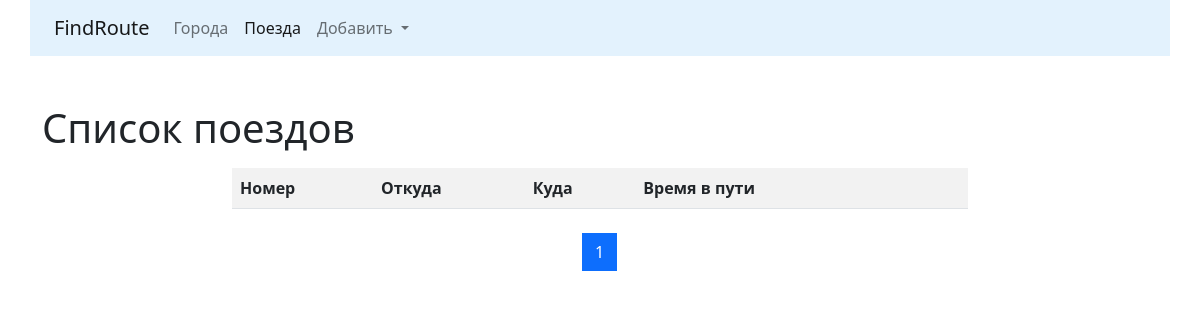
The page /trains/ on the database as committed earlier.
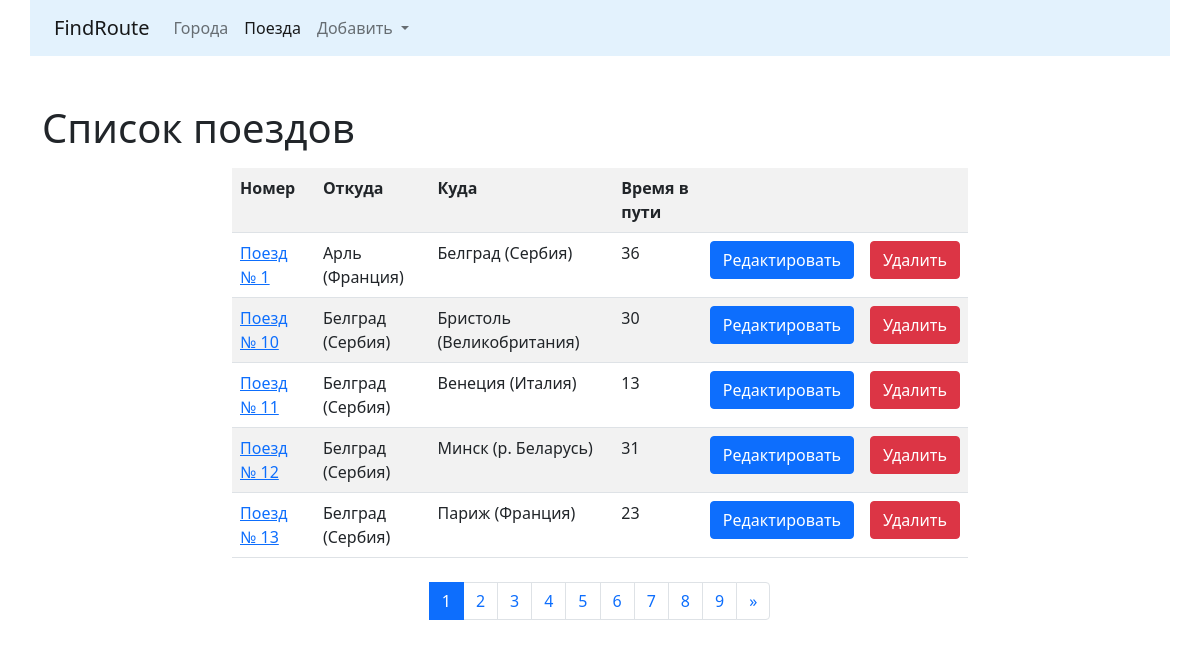
The same page on the database as committed later.
### trains/models.py (models this page shows, shortened)
class Train(models.Model):
    name = models.CharField(max_length=50, unique=True,
                            verbose_name='Номер поезда')
    travel_time = models.PositiveSmallIntegerField(verbose_name='Время в пути')
    from_city = models.ForeignKey(City, on_delete=models.CASCADE,
                                  related_name='from_city_set',
                                  verbose_name='Из какого города')
    to_city = models.ForeignKey(City, on_delete=models.CASCADE,
                                related_name='to_city_set',
                                verbose_name='В какой город')
    class Meta:
        verbose_name = "Поезд"
        verbose_name_plural = "Поезда"
        ordering = ['name']

### cities/models.py (models this page shows, shortened)
class City(models.Model):
    name = models.CharField(max_length=100, unique=True, verbose_name="Город")
    def __str__(self):
        return self.name
    class Meta:
        verbose_name = "Город"
        verbose_name_plural = "Города"
        ordering = ['name']

### trains/views.py (the view)
# urls.py: path('', TrainListView.as_view(), name='home'),
class TrainListView(ListView):
    paginate_by = 5
    model = Train
    template_name = 'trains/home.html'

### trains/templates/trains/home.html (shortened to what this page needs)
{% extends 'base.html' %}
{% block content %}
	<h1>Список поездов</h1>
    <div class="row">
	    <div class="col-md-8 mx-auto my-2">
		    <table class="table table-striped">
			    <tr>
				    <th>Номер</th>
					<th>Откуда</th>
					<th>Куда</th>
					<th>Время в пути</th>
					<th>&nbsp;</th>
					<th>&nbsp;</th>
				</tr>
		        {% for object in page_obj %}
				    <tr>
					    <td>
						    <a href="{% url 'trains:detail' pk=object.pk %}">
							    {{ object.name }}
							</a>
						</td>
						<td>{{ object.from_city }}</td>
						<td>{{ object.to_city }}</td>
						<td>{{ object.travel_time }}</td>
						<td>
						    <a href="{% url 'trains:update' pk=object.pk %}">
							    <button type="submit" class="btn btn-primary">
								    Редактировать
								</button>
							</a>
						</td>
						<td>
						    <a href="{% url 'trains:delete' pk=object.pk %}">
							    <button type="submit" class="btn btn-danger">
								    Удалить
								</button>
							</a>
						</td>
					</tr>
			    {% endfor %}
			</table>
		</div>
	</div>
	<nav aria-label="Пример навигации по страницам">
        <ul class="pagination justify-content-center">
            {% for page in page_obj.paginator.page_range %}
			    <li class="page-item {% if page == page_obj.number %} active {% endif %}">
			        <a class="page-link" href="?page={{ page }}">
				        {{ page }}
				    </a>
			    </li>
			{% endfor %}
            <li class="page-item">
			    {% if page_obj.has_next %}
                    <a class="page-link" href="?page={{ page_obj.paginator.num_pages }}" aria-label="Следующая">
                        <span aria-hidden="true">
					        &raquo;
					    </span>
					</a>
                {% endif %}
			</li>
        </ul>
    </nav>
{% endblock %}

### templates/base.html (shortened to what this page needs)
{% url 'cities:home' as cities_home_url %}
{% url 'cities:create' as cities_create_url %}
{% url 'trains:home' as trains_home_url %}
{% url 'trains:create' as trains_create_url %}
<!doctype html>
<html lang="en">
    <head>
        <link href="https://cdn.jsdelivr.net/npm/bootstrap@5.0.0-beta3/dist/css/bootstrap.min.css" rel="stylesheet">
		<link href="https://cdn.jsdelivr.net/npm/select2@4.1.0-rc.0/dist/css/select2.min.css" rel="stylesheet" />
    </head>
    <body>
	    <nav class="navbar navbar-expand-lg navbar-light container" style="background-color: #e3f2fd;">
            <div class="container-fluid">
                <a class="navbar-brand" href="{% url 'home' %}">
				    FindRoute
				</a>
                <div class="collapse navbar-collapse" id="navbarNavDropdown">
                    <ul class="navbar-nav">
                        <li class="nav-item">
                            <a class="nav-link {% if request.path == cities_home_url %} active {% endif %}" href="{% url 'cities:home' %}">
							    Города
							</a>
                        </li>
                        <li class="nav-item">
                            <a class="nav-link {% if request.path == trains_home_url %} active {% endif %}" href="{% url 'trains:home' %}">
							    Поезда
							</a>
                        </li>
                        <li class="nav-item dropdown">
                            <a class="nav-link dropdown-toggle " href="#" id="navbarDropdownMenuLink" role="button" data-bs-toggle="dropdown" aria-expanded="false">
                                Добавить
                            </a>
                        </li>
                    </ul>
                </div>
            </div>
        </nav>
		<div class="container">
		    <div class="row">
			</div>
		</div>
        <div class="container">
            {% block content %}{% endblock %}
		</div>
    </body>
</html>

Rows that differ between the two databases and show on the page:
added Train: name "Поезд № 1", from_city "Арль (Франция)", to_city "Белград (Сербия)", travel_time "36"
added Train: name "Поезд № 10", from_city "Белград (Сербия)", to_city "Бристоль (Великобритания)", travel_time "30"
added Train: name "Поезд № 11", from_city "Белград (Сербия)", to_city "Венеция (Италия)", travel_time "13"
added Train: name "Поезд № 12", from_city "Белград (Сербия)", to_city "Минск (р. Беларусь)", travel_time "31"
added Train: name "Поезд № 13", from_city "Белград (Сербия)", to_city "Париж (Франция)", travel_time "23"
Other text that changed with them:
new list line: "2"
new list line: "3"
new list line: "4"
new list line: "5"
new list line: "6"
new list line: "7"
new list line: "8"
new list line: "9"
